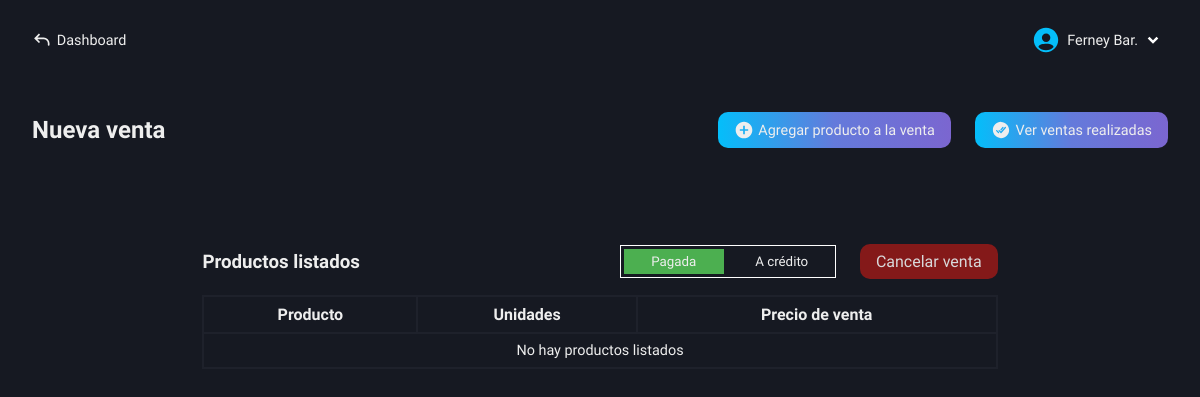
The app's page /roles/store/sales/new-sale.php (signed in), older data.
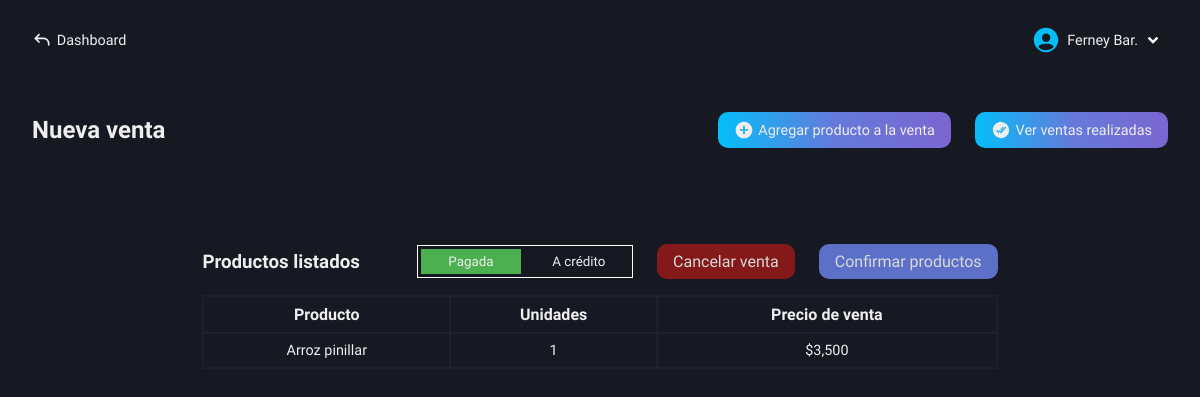
The same page, newer data.
### tables this page shows
CREATE TABLE `users` (
  `id` int(11) NOT NULL AUTO_INCREMENT,
  `name` varchar(100) NOT NULL,
  `lastname` varchar(100) NOT NULL,
  `email` varchar(100) NOT NULL,
  `pass` varchar(100) NOT NULL,
  `role` varchar(100) NOT NULL,
  PRIMARY KEY (`id`)
);

CREATE TABLE `cart_store` (
  `id` int(11) NOT NULL AUTO_INCREMENT,
  `product_name` varchar(100) NOT NULL,
  `cart_stock` int(11) NOT NULL,
  `sale_price` decimal(50,0) NOT NULL,
  PRIMARY KEY (`id`)
);

### roles/store/sales/new-sale.php (the view, shortened to what this page needs)
<!DOCTYPE html>
<html lang="es">
<head>
    <link rel="stylesheet" href="../../../css/store/new-sale.css">
    <link rel="stylesheet" href="../../../css/base-premium.css">
    <link rel="stylesheet" href="../../../css/store/base-autocomplete.css">
    <link rel="stylesheet" href="https://code.jquery.com/ui/1.12.1/themes/base/jquery-ui.css">
    <?php
        include("../../../conexion.php");
        if (isset($_SESSION['user_id'])) {
            $id_user = $_SESSION['user_id'];
        } else {
            header("Location: ../../../index.php");
            exit();
        }
    ?>
</head>
<body>
    <main class="main">
        <nav class="nav-dash">
            <a href="../../dashboard-store.php" class="go-dash">
                <svg xmlns="http://www.w3.org/2000/svg" width="20" height="20" viewBox="0 0 24 24"><path fill="#eee" d="m4 10l-.707.707L2.586 10l.707-.707zm17 8a1 1 0 1 1-2 0zM8.293 15.707l-5-5l1.414-1.414l5 5zm-5-6.414l5-5l1.414 1.414l-5 5zM4 9h10v2H4zm17 7v2h-2v-2zm-7-7a7 7 0 0 1 7 7h-2a5 5 0 0 0-5-5z"/></svg>
                <p>Dashboard</p>
            </a>
            <div class="user-modal">
                <div class="username">
                    <div class="name-down">
                        <?php
                            $queryData = "SELECT name, lastname FROM users WHERE id = $id_user";
                            $result = mysqli_query($conexion, $queryData);
                            $rowData = mysqli_fetch_assoc($result);
                            echo "<p class='name'>" . $rowData['name'] . ' ' . substr($rowData['lastname'], 0, 3) . ".</p>";
                        ?>
                        <img src="../../../svg/down-arrow.svg" alt="">
                    </div>
                </div>
            </div>
        </nav>
        <section class="new-sale-products" id="hidden-modal">
            <div class="new-sale">
                <div class="tlt-button">
                    <h2 class="tlt-function">Nueva venta</h2>
                    <div class="add-see">
                        <div class="button-add-product-sale bg-btn">
                            <svg xmlns="http://www.w3.org/2000/svg" width="20" height="20" viewBox="0 0 24 24"><path fill="#eee" d="M12 2C6.477 2 2 6.477 2 12s4.477 10 10 10s10-4.477 10-10S17.523 2 12 2m5 11h-4v4h-2v-4H7v-2h4V7h2v4h4z"/></svg>
                            <p>Agregar producto a la venta</p>
                        </div>
                        <a href="sales-made.php" class="button-function bg-btn">
                            <p>Ver ventas realizadas</p>
                        </a>
                    </div>
                </div>
                <div class="content-table">
                    <div class="tlt-buttons-sale">
                        <div class="list-message">
                            <h3 class="tlt">Productos listados</h3>
                        </div>
                        <div class="cancel-generate-buttons">
                            <div class="options-pay-credit">
                                <button type="button" class="btn-options btn-pay">Pagada</button>
                                <button type="button" class="btn-options btn-credit locked-button">A crédito</button>
                            </div>
                            <a href="functions/cancel-sale.php">
                                <p>Cancelar venta</p>
                            </a>
                            <?php
                                $query = "SELECT COUNT(*) AS total FROM cart_store";
                                $result = mysqli_query($conexion, $query);
                                $row = mysqli_fetch_assoc($result);
                                if ($row['total'] > 0):
                            ?>
                                <button type="button" class="button-confirm">Confirmar productos</button>
                            <?php
                                endif;
                            ?>
                        </div>
                    </div>
                    <table>
                        <tr>
                            <th>Producto</th>
                            <th>Unidades</th>
                            <th>Precio de venta</th>
                        </tr>
                        <?php
                            $getData = "SELECT * FROM cart_store";
                            $resultData = mysqli_query($conexion, $getData);
                            if($resultData -> num_rows > 0){
                                while ($row = mysqli_fetch_array($resultData)){
                                    echo "<tr>
                                            <td>" . ucfirst($row['product_name']) . "</td>
                                            <td>" . $row['cart_stock'] . "</td>
                                            <td>$" . number_format($row['sale_price'], 0) . "</td>
                                          </tr>";
                                }
                            } else {
                                echo "<tr>
                                        <td colspan='3'>No hay productos listados</td>
                                     </tr>";
                            }
                        ?>
                    </table>
                </div>
            </div>
        </section>
    </main>
</body>
</html>

### css/store/new-sale.css (style rules this page uses)
.main { display: grid; grid-template-columns: 1fr; grid-template-rows: 80px auto; height: 100vh; background-color: var(--color-dark-blue-gray); }
.new-sale-products { grid-column: 1 / 2; grid-row: 2 / 3; padding: 2rem; box-sizing: border-box; background-color: var(--color-dark-blue-gray); }
.new-sale { display: flex; flex-direction: column; gap: 3rem; }
.tlt-button { display: flex; align-items: center; justify-content: space-between; }
.add-see { display: flex; align-items: center; gap: 1.5rem; }
.button-add-product-sale { display: flex; align-items: center; gap: .3rem; padding: .5rem 1rem; border-radius: 10px; cursor: pointer; font-size: .9rem; }
.button-function { display: flex; align-items: center; gap: .3rem; padding: .5rem 1rem; border-radius: 10px; font-size: .9rem; text-decoration: none; }
.button-confirm { background-color: var(--color-blue-stone); outline: none; border: none; border-radius: 10px; padding: .5rem 1rem; box-sizing: border-box; font-size: 1rem; cursor: pointer; opacity: .9; }
.content-table { margin-top: 3rem; }
.tlt-buttons-sale { width: 50%; margin: auto auto 1rem auto; display: flex; align-items: center; justify-content: space-between; }
.cancel-generate-buttons { display: flex; align-items: center; gap: 1.5rem; }
.cancel-generate-buttons a { display: flex; align-items: center; gap: .3rem; text-decoration: none; padding: .5rem 1rem; box-sizing: border-box; border-radius: 10px; background-color: var(--color-dark-red); opacity: .9; }
.options-pay-credit { display: flex; align-items: center; justify-content: center; gap: .5rem; padding: .2rem; border: 1px solid var(--color-white); }
.options-pay-credit button:first-child { background-color: var(--color-dark-green); }
.btn-options { padding: .3rem 0; width: 100px; box-sizing: border-box; border: none; background-color: transparent; text-align: center; cursor: pointer; }
table, th, td { border: 2px solid var(--color-slate-gray); border-collapse: collapse; }
table { width: 50%; margin: auto; }
th, td { padding: .5rem 0; text-align: center; }
td { font-size: .9rem; font-weight: 300; }
@media (max-width: 1400px) { .tlt-buttons-sale { width: 70%; } }
@media (max-width: 1400px) { table { width: 70%; } }

### css/base-premium.css (style rules this page uses)
.locked-button { pointer-events: none; background: transparent; }

### css/base-nav-dash.css (style rules this page uses)
* { color: #eee; }
.nav-dash { grid-column: 1 / 2; grid-row: 1 / 2; display: flex; align-items: center; justify-content: space-between; padding: 0 2rem; box-sizing: border-box; user-select: none; }
.username { display: flex; align-items: center; gap: .4rem; cursor: pointer; }
.name-down { display: flex; align-items: center; }
.name-down .name { color: #eee; font-size: .9rem; }
.go-dash { display: flex; align-items: center; gap: .3rem; text-decoration: none; }
.go-dash p { font-size: .9rem; color: #eee; }

### css/base-btn-bd.css (style rules this page uses)
.bg-btn { background: linear-gradient( 90deg, #04BEFA, #647adb, #7b66d0, #9554c9, #04BEFA ); background-size: 200%; animation: gradient-move 5s infinite; transition: transform 0.2s, box-shadow 0.2s; }

Row changes from the older to the newer data that the page shows:
added cart_store: product_name "Arroz pinillar", cart_stock "1", sale_price "3,500"
Text that changed along with them:
text no longer shown: "No hay productos listados"
text now shown: "Confirmar productos"
